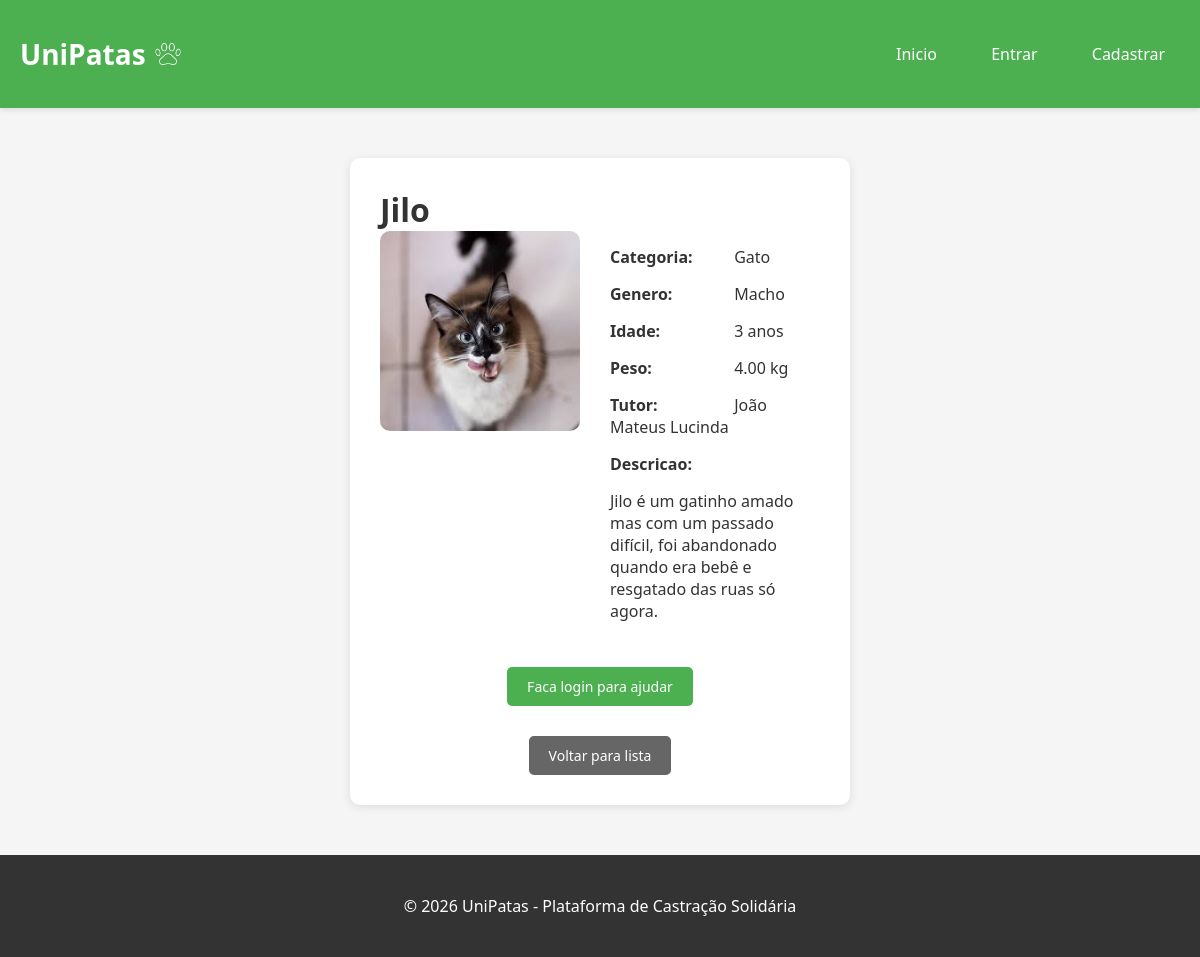
The app's page /animais/animais_detalhes.php?id=2 with its own data.
### tables this page shows
CREATE TABLE `animais` (
  `id` int(11) NOT NULL,
  `nome` varchar(100) NOT NULL,
  `foto` varchar(255) DEFAULT NULL,
  `categoria` enum('cao','gato') NOT NULL,
  `genero` enum('macho','femea') NOT NULL,
  `idade` int(11) DEFAULT NULL,
  `peso` decimal(5,2) DEFAULT NULL,
  `descricao` text DEFAULT NULL,
  `id_usuario` int(11) DEFAULT NULL,
  `doacao_concluida` tinyint(1) NOT NULL DEFAULT 0
);

CREATE TABLE `usuarios` (
  `id` int(11) NOT NULL,
  `nome` varchar(100) NOT NULL,
  `cpf` varchar(14) NOT NULL,
  `endereco` varchar(200) NOT NULL,
  `telefone` varchar(20) DEFAULT NULL,
  `email` varchar(100) NOT NULL,
  `senha` varchar(255) NOT NULL
);

### animais/animais_detalhes.php (the view, shortened to what this page needs)
<?php
require_once '../config/conexao.php';
$id = isset($_GET['id']) ? (int)$_GET['id'] : 0;
$sql = "SELECT a.*, u.nome as tutor_nome, u.id as tutor_id
        FROM animais a
        JOIN usuarios u ON a.id_usuario = u.id
        WHERE a.id = ? AND a.doacao_concluida = 0";
$stmt = $conn->prepare($sql);
$stmt->bind_param("i", $id);
$stmt->execute();
$result = $stmt->get_result();
$animal = $result->fetch_assoc();
include '../includes/header.php';
?>
<div class="form-container">
    <h1><?php echo htmlspecialchars($animal['nome']); ?></h1>
    <div style="display: flex; gap: 30px; flex-wrap: wrap;">
        <div style="flex: 1; min-width: 200px; text-align: center;">
            <?php if($animal['foto']): ?>
                <img src="/unipatas/<?php echo $animal['foto']; ?>" style="width: 100%; max-width: 300px; border-radius: 10px;">
            <?php else: ?>
                <div style="width: 100%; max-width: 300px; height: 200px; background-color: #ddd; border-radius: 10px; display: flex; align-items: center; justify-content: center; color: #666; margin: 0 auto;">
                    Sem foto
                </div>
            <?php endif; ?>
        </div>
        <div style="flex: 2;">
            <div class="detalhes-info">
                <p><strong>Categoria:</strong> <?php echo $animal['categoria'] == 'cao' ? 'Cao' : 'Gato'; ?></p>
                <p><strong>Genero:</strong> <?php echo $animal['genero'] == 'macho' ? 'Macho' : 'Femea'; ?></p>
                <p><strong>Idade:</strong> <?php echo $animal['idade'] . ' anos'; ?></p>
                <?php if($animal['peso']): ?>
                    <p><strong>Peso:</strong> <?php echo $animal['peso'] . ' kg'; ?></p>
                <?php endif; ?>
                <p><strong>Tutor:</strong> <?php echo htmlspecialchars($animal['tutor_nome']); ?></p>
                <p><strong>Descricao:</strong></p>
                <p><?php echo nl2br(htmlspecialchars($animal['descricao'])); ?></p>
            </div>
        </div>
    </div>
    <?php if(isset($_SESSION['usuario_id'])): ?>
        <?php if($_SESSION['usuario_id'] != $animal['tutor_id']): ?>
            <form method="POST" style="margin-top: 30px;">
                <button type="submit" class="btn" style="width: 100%;">Quero ajudar com R$ 150,00</button>
            </form>
        <?php else: ?>
            <div class="alert alert-info" style="text-align: center;">
                Este e seu animal. Aguarde um doador.
            </div>
        <?php endif; ?>
    <?php else: ?>
        <div style="text-align: center; margin-top: 30px;">
            <a href="/unipatas/usuarios/usuarios_login.php" class="btn">Faca login para ajudar</a>
        </div>
    <?php endif; ?>
    <div style="margin-top: 30px; text-align: center;">
        <a href="animais_listar.php" class="btn" style="background-color: #666;">Voltar para lista</a>
    </div>
</div>
<?php include '../includes/footer.php'; ?>

### css/estilo.css (style rules this page uses)
* { margin: 0; padding: 0; box-sizing: border-box; }
body { font-family: 'Segoe UI', Tahoma, Geneva, Verdana, sans-serif; background-color: #f5f5f5; color: #333; }
.form-container { max-width: 500px; margin: 40px auto; background: white; padding: 30px; border-radius: 10px; box-shadow: 0 2px 10px rgba(0,0,0,0.1); }
.btn { display: inline-block; background-color: #4CAF50; color: white; padding: 10px 20px; text-decoration: none; border-radius: 5px; border: none; cursor: pointer; font-size: 14px; transition: background 0.3s; }
.detalhes-info p { margin: 15px 0; font-size: 16px; }
.detalhes-info strong { display: inline-block; width: 120px; }
html, body { height: 100%; }
body { display: flex; flex-direction: column; min-height: 100vh; }

### records on screen
animais: nome "Jilo", foto (picture), idade "3", peso "4.00", id_usuario.nome "João Mateus Lucinda", descricao "Jilo é um gatinho amado mas com um passado difícil, foi abandonado quando era bebê e resgatado das ruas só agora."
